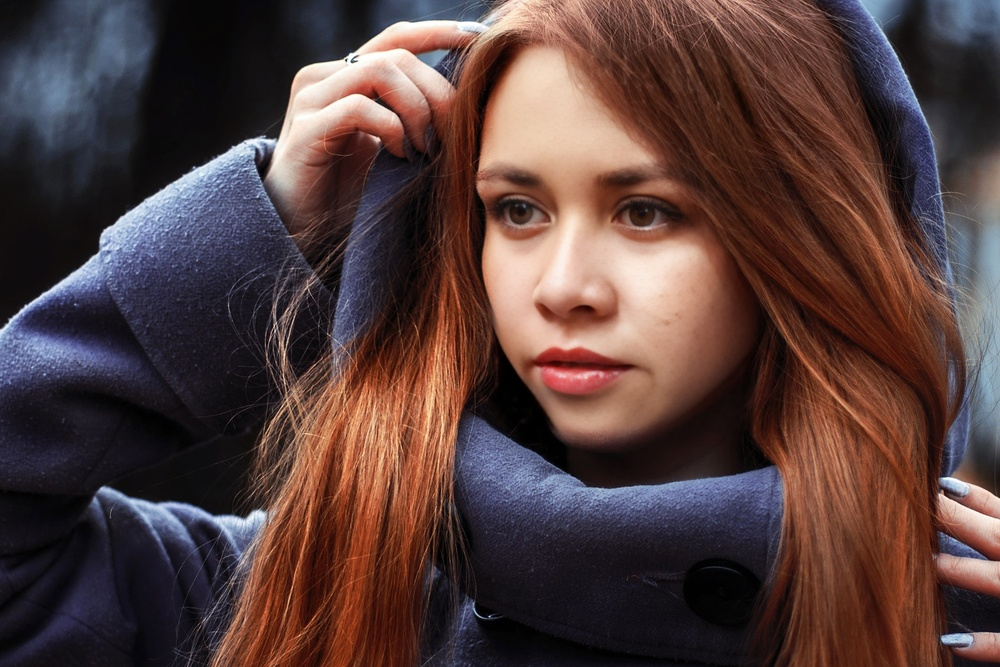
#> input picture Shar.jpg, 1000 x 667 px, shrunk from 2048 x 1365 before the run, found by its file name
$ jupyter execute Umbralization_Example.ipynb
#> lines starting #> are read from the running program, lines starting #| are printed output that depends on the picture; after the words box and inside, x2 and y2 are one past the last pixel; in counts of white or black regions, pixels touching at a corner belong together
UMBRALIZACION ISODATA

[cell 1]
import cv2
import numpy as np
import matplotlib.pyplot as plt
# Función que aplica la umbralización global con el algoritmo de Isodata
def isodata(image):
    # Umbral inicial decidimos del espectro de 0 a 255
    threshold = 128

    while True:
        # Se divide la imagen en dos grupos según el umbral

        groupo1 = image[image <= threshold] # grupo donde el umbral es menor o igual al determinado
        groupo2 = image[image > threshold] # grupo donde el umbral es mayor al determinado

        # Se calcula la media de cada grupo
        media1 = np.mean(groupo1)
        media2 = np.mean(groupo2)

        # Nuevo umbral
        nuevo_umbral = (media1 + media2) / 2 # segun formula

        # Si el nuevo umbral es igual al umbral anterior, se detiene el bucle
        if abs(nuevo_umbral - threshold) < 0.5:
            break

        threshold = nuevo_umbral

    return threshold

# imagen en canal 0
imagen = cv2.imread('Shar.JPG', 0)
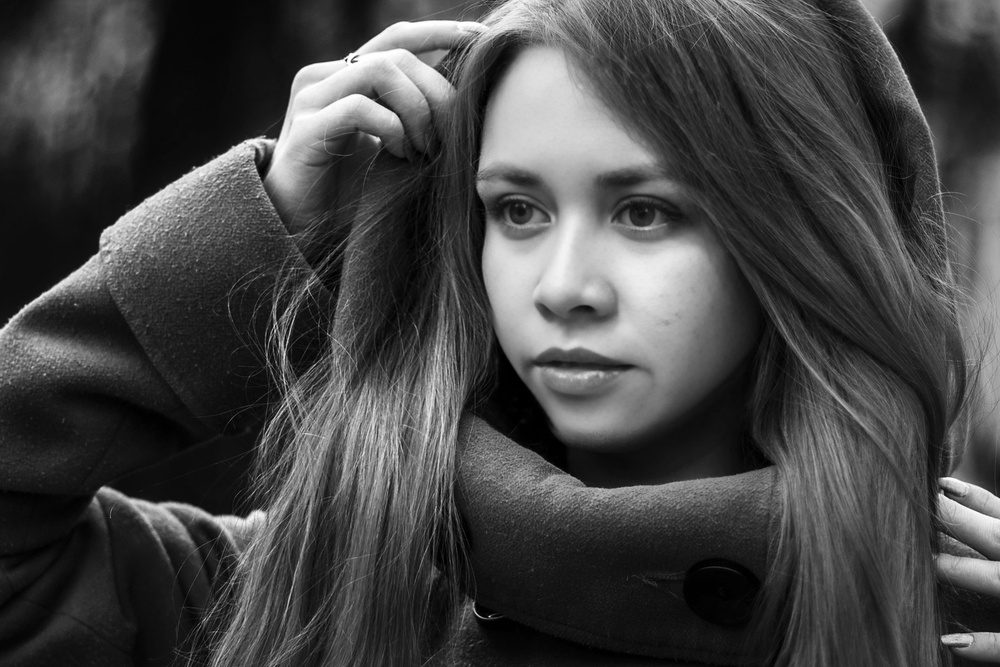
#> imagen: shape (667, 1000); min 0, max 255, mean 68.6

# llamamos a funcion con imagen seleccionada
umbral_isodata = isodata(imagen)
#> the loop in isodata, `while True:` made 8 passes
#> (media1, media2, nuevo_umbral, threshold) on passes 1 to 7: (48.98, 177.8, 113.4, 113.4), (45.67, 166.5, 106.1, 106.1), (43.99, 161, 102.5, 102.5), (42.97, 157.7, 100.3, 100.3), (42.44, 156, 99.21, 99.21), (42.17, 155.1, 98.64, 98.64), (41.9, 154.3, 98.08, 98.08)
#> (media1, media2, nuevo_umbral) on pass 8: (41.9, 154.3, 98.08)
#> umbral_isodata = 98.08

# Umbralización de la imagen
_, imagen_umbralizada = cv2.threshold(imagen, umbral_isodata, 255, cv2.THRESH_BINARY) #OJO el "_" es una variable pero que ignoramos (almacena el valor del umbral)
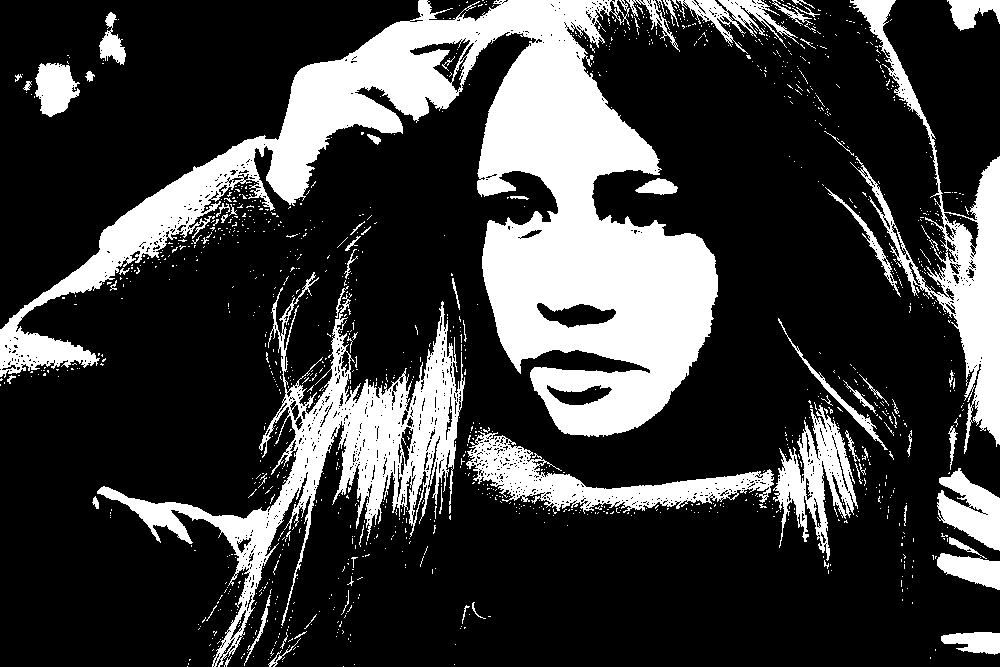
#> imagen_umbralizada: shape (667, 1000); 23.8% white; 1306 white regions (1232 under 20 px), largest, box (x1, y1, x2, y2) and area: (0, 0, 718, 437) 88144, (97, 272, 465, 667) 24742, (850, 0, 1000, 454) 13356

# Mostramos la imagen original y la imagen umbralizada
plt.figure(figsize=(10, 5))

plt.subplot(1, 2, 1)
plt.imshow(imagen, cmap='gray')
plt.title('Imagen Original')


plt.subplot(1, 2, 2)
plt.imshow(imagen_umbralizada, cmap='gray')
plt.title('Umbralización con Isodata')


plt.show()
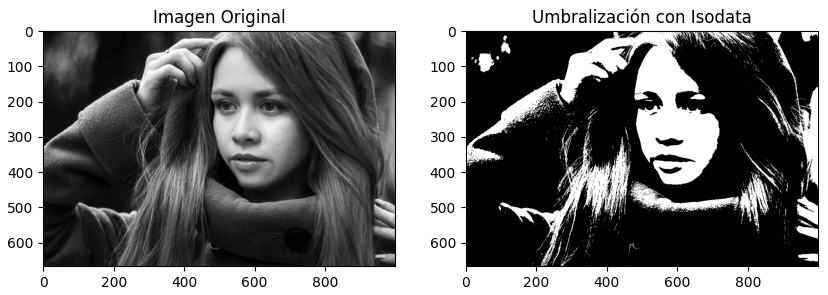
#> figure drawn by matplotlib, 2 panels

UMBRAL CON LA TECNICA DE DOS PICOS

[cell 2]
import cv2
import numpy as np
import matplotlib.pyplot as plt

# Función para aplicar la umbralización global con el algoritmo de dos picos
def dos_picos(image):
    # Calculamos el histograma de la imagen
    hist = cv2.calcHist([image],[0],None,[256],[0,256])# EN ESTE CASO SI O SO HACEMOS USO DEL HISTOGRAMA
#> hist = 256 values, max 12016 at index 17, min 138 at index 244, mean 2605.5

    # Encontramos los dos picos en el histograma
    pico = np.array(hist)# almacenamos los picos en un array
#> pico has the same summary as hist
    pico = pico.flatten()#aplana el array a una dimension
    pico_diff = np.diff(pico)#buscamos diferencias entre los datos
#> pico_diff = 255 values, max 3392 at index 12, min -1199 at index 17, mean -5.04
    primer_pico = np.argmax(pico_diff[:128]) # buscamos el pico hasta 127
#> primer_pico = 12
    segundo_pico = np.argmax(pico_diff[128:]) + 128 # buscamos el pico desde 128 para adelante
#> segundo_pico = 201

    # El umbral se toma como el promedio de los dos picos
    umbral = int((primer_pico + segundo_pico) / 2)
#> umbral = 106

    return umbral

# Cargamos la imagen en escala de grises
imagen = cv2.imread('Shar.JPG', 0)

# Aplicamos la umbralización global con el algoritmo de dos picos
umbral_dos_picos = dos_picos(imagen)
#> umbral_dos_picos = 106

# Umbralización de la imagen
_, imagen_umbralizada = cv2.threshold(imagen, umbral_dos_picos, 255, cv2.THRESH_BINARY)
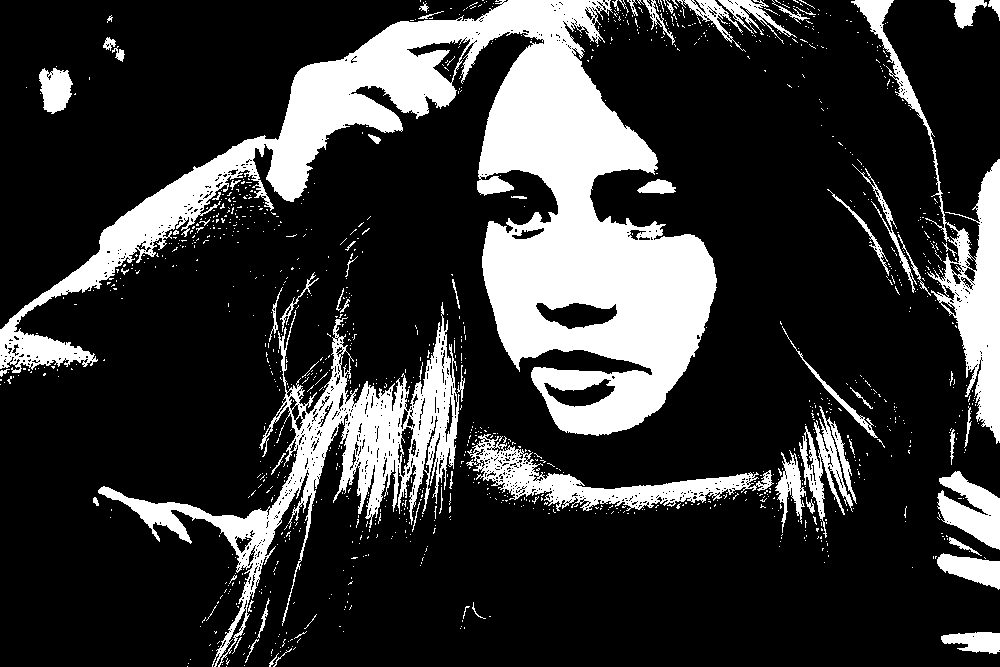
#> imagen_umbralizada: shape (667, 1000); 21% white; 1222 white regions (1151 under 20 px), largest, box (x1, y1, x2, y2) and area: (0, 0, 717, 436) 82816, (98, 302, 460, 667) 20831, (851, 0, 1000, 444) 10452

# Mostramos la imagen original y la imagen umbralizada
plt.figure(figsize=(10, 5))

plt.subplot(1, 2, 1)
plt.imshow(imagen, cmap='gray')
plt.title('Imagen Original')


plt.subplot(1, 2, 2)
plt.imshow(imagen_umbralizada, cmap='gray')
plt.title('Umbralización con Dos Picos')


plt.show()

$ run again, with Capilla.jpg copied over Shar.jpg
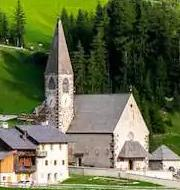
#> input picture Capilla.jpg, 180 x 190 px, found by its file name
#> `imagen = cv2.imread('Shar.JPG', 0)`:
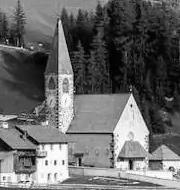
#> imagen: shape (190, 180); min 0, max 255, mean 102.7
#> the loop in isodata, `while True:` made 5 passes
#> (media1, media2, nuevo_umbral, threshold) on passes 1 to 4: (54.65, 176.3, 115.5, 115.5), (50.3, 171.7, 111, 111), (49.2, 170.5, 109.8, 109.8), (48.62, 169.8, 109.2, 109.2)
#> umbral_isodata = 109.2
#> hist = 256 values, max 348 at index 146, min 44 at index 254, mean 133.6
#> pico has the same summary as hist
#> pico_diff = 255 values, max 89 at index 254, min -62 at index 0, mean 0.0941
#> primer_pico = 7
#> segundo_pico = 254
#> umbral = 130
#> `_, imagen_umbralizada = cv2.threshold(imagen, umbral_dos_picos, 255, c..`:
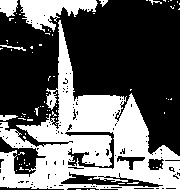
#> imagen_umbralizada: shape (190, 180); 38.8% white; 80 white regions (73 under 20 px), largest, box (x1, y1, x2, y2) and area: (0, 20, 180, 190) 11273, (20, 0, 98, 32) 1322, (0, 0, 18, 17) 237

$ run again, with new_img.jpg copied over Shar.jpg
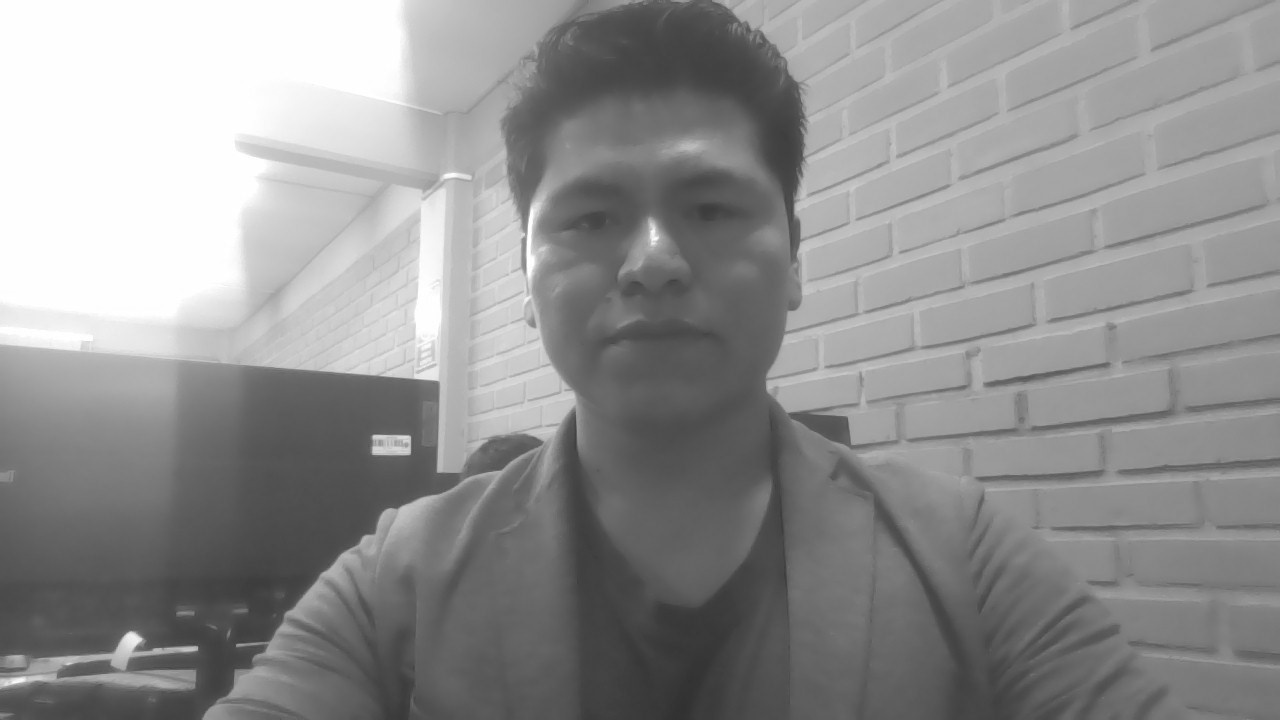
#> input picture new_img.jpg, 1280 x 720 px, found by its file name
#> imagen is the input picture: shape (720, 1280); min 49, max 255, mean 144.7
#> the loop in isodata, `while True:` made 5 passes
#> (media1, media2, nuevo_umbral, threshold) on passes 1 to 4: (94.66, 185.4, 140, 140), (98.88, 190.8, 144.8, 144.8), (100.6, 192.8, 146.7, 146.7), (101.5, 193.9, 147.7, 147.7)
#> umbral_isodata = 147.7
#> `_, imagen_umbralizada = cv2.threshold(imagen, umbral_isodata, 255, cv2..`:
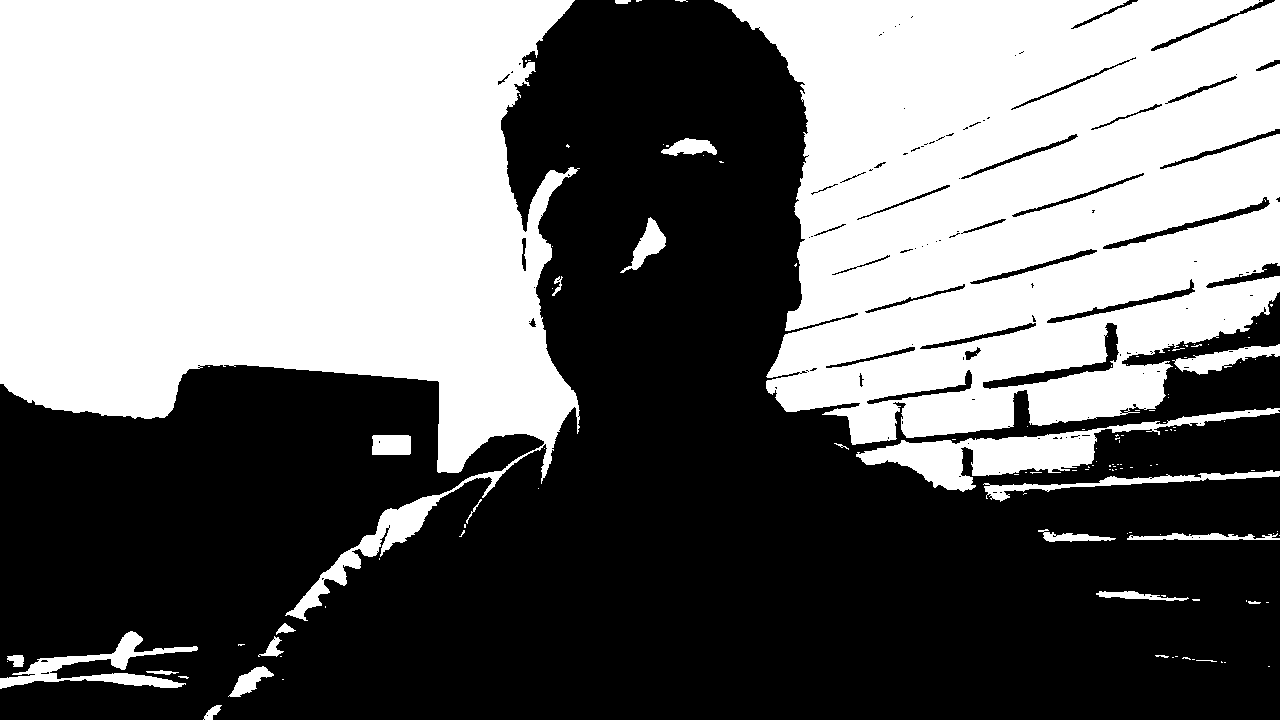
#> imagen_umbralizada: shape (720, 1280); 46.3% white; 127 white regions (101 under 20 px), largest, box (x1, y1, x2, y2) and area: (0, 0, 580, 621) 219067, (714, 0, 1280, 445) 186898, (856, 408, 1280, 492) 8703
#> hist = 256 values, max 86785 at index 254, min 0 at index 0, mean 3600
#> pico has the same summary as hist
#> pico_diff = 255 values, max 85138 at index 253, min -85578 at index 254, mean 4.73
#> primer_pico = 64
#> segundo_pico = 253
#> umbral = 158
#> `plt.show()`:
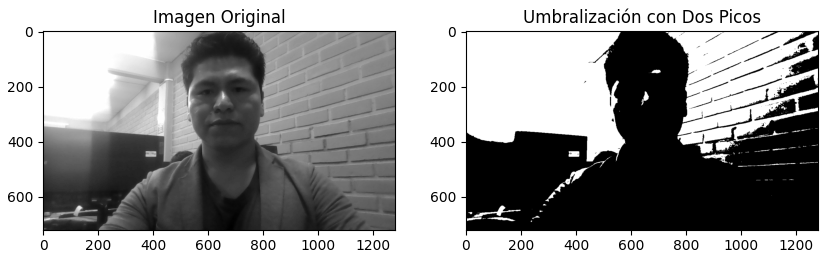
#> figure drawn by matplotlib, 2 panels
